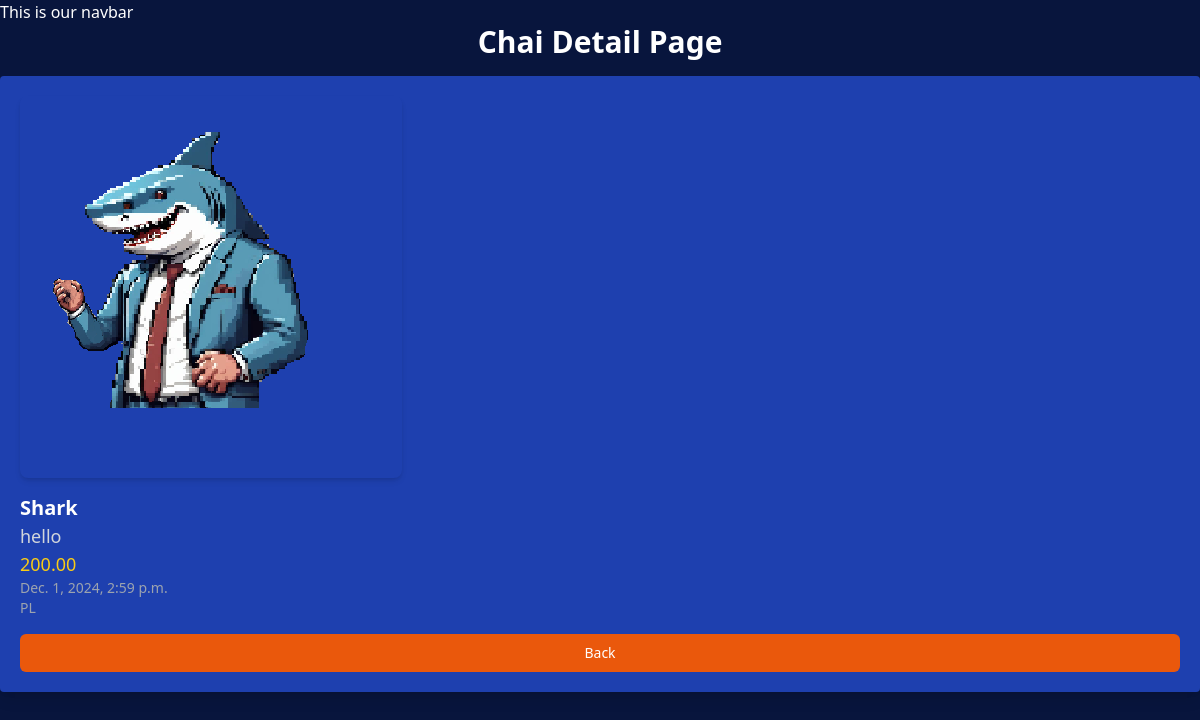
Page /practice/3/ on the committed database.
### practice/models.py (models this page shows, shortened)
class ChaiVariety(models.Model):
    CHAI_TYPE_CHOICE = [
        ('ML', 'MASALA'),
        ('GR', 'GINGER'),
        ('KL', 'KIWI'),
        ('PL', 'PLAIN'),
        ('El', 'ELACHI')
    ]
    name = models.CharField(max_length=100)
    image = models.ImageField(upload_to='images/')
    data_added = models.DateTimeField(default=timezone.now)
    type = models.CharField(max_length=2, choices=CHAI_TYPE_CHOICE)
    description = models.TextField(default='')
    price = models.DecimalField(max_digits=5, decimal_places=2, default=0.00)

### practice/views.py (the view)
# urls.py: path('<int:chai_id>/', views.chai_detail, name='chai_detail'),
def chai_detail(request, chai_id):
    chai = ChaiVariety.objects.get(id=chai_id)
    return render(request, 'chai/chai_detail.html', {'chai': chai})

### practice/templates/chai/chai_detail.html (shortened to what this page needs)
{% extends "layout.html" %}
{% block content %}
<h1 class="text-3xl font-bold text-center mb-4">Chai Detail Page</h1>
<div class="bg-blue-800 p-5 rounded shadow-lg">
    <img src="{{chai.image.url}}" alt="" class="rounded-lg shadow-md mb-4">
    <h3 class="text-xl font-semibold text-white">{{chai.name}}</h3>
    <h3 class="text-lg text-gray-300">{{chai.description}}</h3>
    <h3 class="text-lg text-yellow-400">{{chai.price}}</h3>
    <h3 class="text-sm text-gray-400">{{chai.data_added}}</h3>
    <h3 class="text-sm text-gray-400">{{chai.type}}</h3>
    <a href="/practice/">
        <button type="button"
            class="mt-4 inline-flex items-center w-full justify-center px-4 py-2 border border-transparent text-sm font-medium rounded-md text-white bg-orange-600 hover:bg-orange-700 focus:outline-none focus:ring-2 focus:ring-offset-2 focus:ring-orange-500"
        >
        Back
        </button>
    </a>
</div>
{% endblock content %}

### static/style.css (style rules this page uses)
body { background-color: #08153d; color: #FFFFFF; }
h1 { text-align: center; font-size: 2em; }

### rows in the picture
ChaiVariety: image (picture), name "Shark", description "hello", price "200.00", data_added "Dec. 1, 2024, 2:59 p.m.", type "PL"
